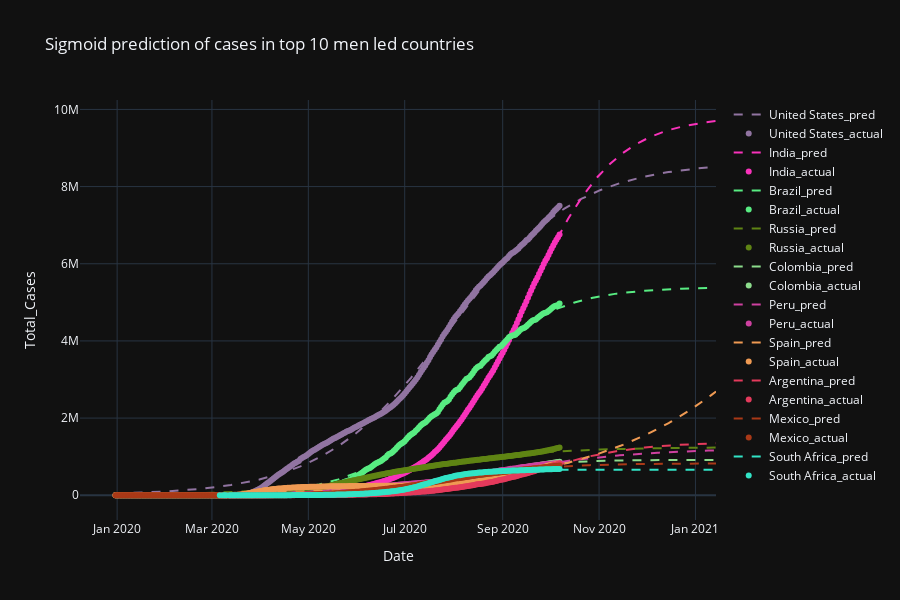

Here is the notebook cell this chart was saved with:
### Code cell
plot_sigmoid_fitting(target_country_df_list, pred_df_list, 'Sigmoid prediction of cases in top 10 men led countries', top_men_countries, 'Total_Cases')

### Figure 1 — Plotly figure (JSON) as saved in the notebook; plotly's stock layout.template omitted (floating-point values rounded to 4 significant figures; data arrays with more than 128 entries replaced by an {"elided": "..."} marker saying what was removed)
{"data": [{"line": {"color": "rgb(145,116,161)", "dash": "dash"}, "name": "United States_pred", "type": "scatter", "x": {"elided": "381 str values"}, "y": {"elided": "381 float values"}}, {"line": {"color": "rgb(145,116,161)"}, "mode": "markers", "name": "United States_actual", "type": "scatter", "x": {"elided": "282 str values"}, "y": {"elided": "282 int values"}}, {"line": {"color": "rgb(249,50,187)", "dash": "dash"}, "name": "India_pred", "type": "scatter", "x": {"elided": "381 str values"}, "y": {"elided": "381 float values"}}, {"line": {"color": "rgb(249,50,187)"}, "mode": "markers", "name": "India_actual", "type": "scatter", "x": {"elided": "282 str values"}, "y": {"elided": "282 int values"}}, {"line": {"color": "rgb(88,236,130)", "dash": "dash"}, "name": "Brazil_pred", "type": "scatter", "x": {"elided": "381 str values"}, "y": {"elided": "381 float values"}}, {"line": {"color": "rgb(88,236,130)"}, "mode": "markers", "name": "Brazil_actual", "type": "scatter", "x": {"elided": "282 str values"}, "y": {"elided": "282 int values"}}, {"line": {"color": "rgb(95,132,20)", "dash": "dash"}, "name": "Russia_pred", "type": "scatter", "x": {"elided": "381 str values"}, "y": {"elided": "381 float values"}}, {"line": {"color": "rgb(95,132,20)"}, "mode": "markers", "name": "Russia_actual", "type": "scatter", "x": {"elided": "282 str values"}, "y": {"elided": "282 int values"}}, {"line": {"color": "rgb(140,220,140)", "dash": "dash"}, "name": "Colombia_pred", "type": "scatter", "x": {"elided": "314 str values"}, "y": {"elided": "314 float values"}}, {"line": {"color": "rgb(140,220,140)"}, "mode": "markers", "name": "Colombia_actual", "type": "scatter", "x": {"elided": "212 str values"}, "y": {"elided": "212 int values"}}, {"line": {"color": "rgb(206,65,160)", "dash": "dash"}, "name": "Peru_pred", "type": "scatter", "x": {"elided": "314 str values"}, "y": {"elided": "314 float values"}}, {"line": {"color": "rgb(206,65,160)"}, "mode": "markers", "name": "Peru_actual", "type": "scatter", "x": {"elided": "214 str values"}, "y": {"elided": "214 int values"}}, {"line": {"color": "rgb(239,154,83)", "dash": "dash"}, "name": "Spain_pred", "type": "scatter", "x": {"elided": "381 str values"}, "y": {"elided": "381 float values"}}, {"line": {"color": "rgb(239,154,83)"}, "mode": "markers", "name": "Spain_actual", "type": "scatter", "x": {"elided": "281 str values"}, "y": {"elided": "281 int values"}}, {"line": {"color": "rgb(228,58,92)", "dash": "dash"}, "name": "Argentina_pred", "type": "scatter", "x": {"elided": "317 str values"}, "y": {"elided": "317 float values"}}, {"line": {"color": "rgb(228,58,92)"}, "mode": "markers", "name": "Argentina_actual", "type": "scatter", "x": {"elided": "217 str values"}, "y": {"elided": "217 int values"}}, {"line": {"color": "rgb(169,57,23)", "dash": "dash"}, "name": "Mexico_pred", "type": "scatter", "x": {"elided": "381 str values"}, "y": {"elided": "381 float values"}}, {"line": {"color": "rgb(169,57,23)"}, "mode": "markers", "name": "Mexico_actual", "type": "scatter", "x": {"elided": "282 str values"}, "y": {"elided": "282 int values"}}, {"line": {"color": "rgb(50,228,198)", "dash": "dash"}, "name": "South Africa_pred", "type": "scatter", "x": {"elided": "315 str values"}, "y": {"elided": "315 float values"}}, {"line": {"color": "rgb(50,228,198)"}, "mode": "markers", "name": "South Africa_actual", "type": "scatter", "x": {"elided": "214 str values"}, "y": {"elided": "214 int values"}}], "layout": {"height": 600, "title": {"text": "Sigmoid prediction of cases in top 10 men led countries"}, "width": 900, "xaxis": {"title": {"text": "Date"}}, "yaxis": {"title": {"text": "Total_Cases"}}}}
